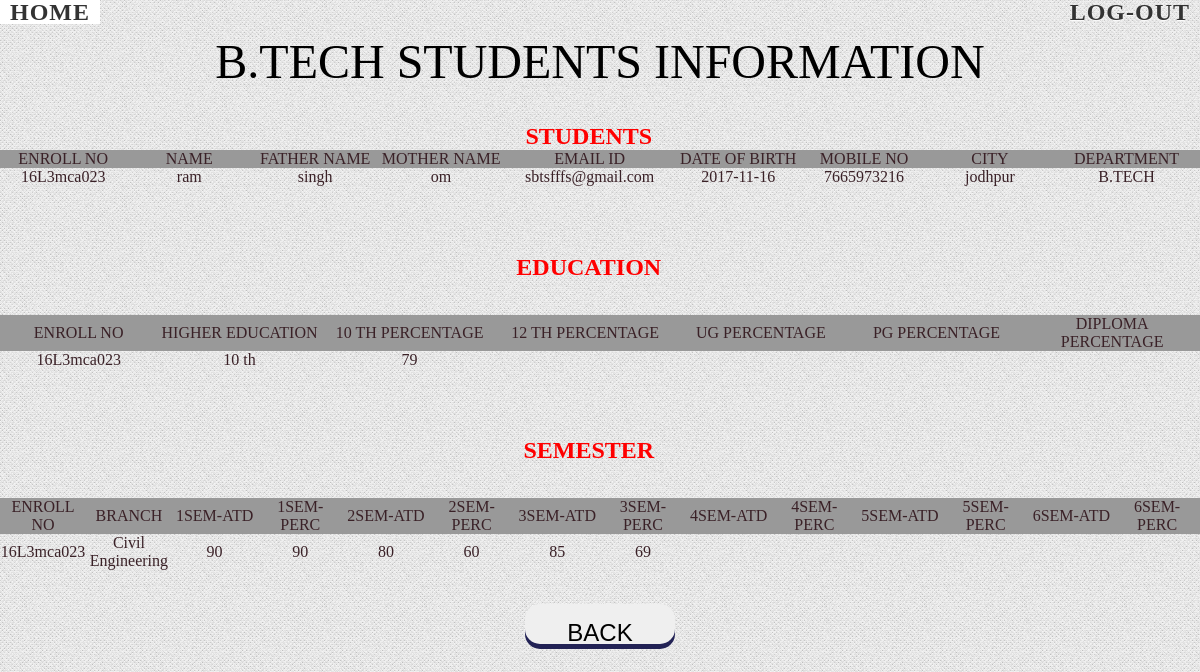
The app's page /btech1.php (signed in) with its own data.
### tables this page shows
CREATE TABLE `student` (
  `name` varchar(20) NOT NULL,
  `fname` varchar(20) NOT NULL,
  `mname` varchar(20) NOT NULL,
  `email` varchar(20) NOT NULL,
  `enrollno` varchar(20) NOT NULL,
  `date` varchar(20) NOT NULL,
  `gender` varchar(20) NOT NULL,
  `mobile` varchar(13) NOT NULL,
  `address` varchar(120) NOT NULL,
  `addre` varchar(120) NOT NULL,
  `city` varchar(20) NOT NULL,
  `pincode` int(10) NOT NULL,
  `state` varchar(20) NOT NULL,
  `country` varchar(20) NOT NULL,
  `department` varchar(20) NOT NULL
);

CREATE TABLE `edu` (
  `enroll` varchar(20) NOT NULL,
  `department` varchar(50) NOT NULL,
  `depart` varchar(20) NOT NULL,
  `tenth` varchar(20) DEFAULT NULL,
  `bord` varchar(40) DEFAULT NULL,
  `rollno` varchar(20) DEFAULT NULL,
  `passyear` varchar(20) DEFAULT NULL,
  `maxmark` varchar(10) DEFAULT NULL,
  `obtmark` varchar(10) DEFAULT NULL,
  `perc` varchar(10) DEFAULT NULL,
  `twelth` varchar(10) DEFAULT NULL,
  `bord12` varchar(40) DEFAULT NULL,
  `rollno12` varchar(20) DEFAULT NULL,
  `passyear12` varchar(10) DEFAULT NULL,
  `maxmark12` varchar(10) DEFAULT NULL,
  `obtmark12` varchar(10) DEFAULT NULL,
  `perc12` varchar(10) DEFAULT NULL,
  `gradution` varchar(20) DEFAULT NULL,
  `univ` varchar(40) DEFAULT NULL,
  `rollno13` varchar(20) DEFAULT NULL,
  `passyear13` varchar(10) DEFAULT NULL,
  `maxmark13` varchar(10) DEFAULT NULL,
  `obtmark13` varchar(10) DEFAULT NULL,
  `perc13` varchar(10) DEFAULT NULL,
  `pg` varchar(20) DEFAULT NULL,
  `univpg` varchar(40) DEFAULT NULL,
  `rollnopg` varchar(20) DEFAULT NULL,
  `passyearpg` varchar(10) DEFAULT NULL,
  `maxmarkpg` varchar(10) DEFAULT NULL,
  `obtmarkpg` varchar(10) DEFAULT NULL,
  `percpg` varchar(10) DEFAULT NULL,
  `dp` varchar(30) DEFAULT NULL,
  `univdp` varchar(40) DEFAULT NULL,
  `rollnodp` varchar(20) DEFAULT NULL,
  `passyeardp` varchar(10) DEFAULT NULL,
  `maxmarkdp` varchar(10) DEFAULT NULL,
  `obtmarkdp` varchar(10) DEFAULT NULL,
  `percdp` varchar(10) DEFAULT NULL
);

CREATE TABLE `sem` (
  `enr` varchar(20) NOT NULL,
  `dep` varchar(30) NOT NULL,
  `branch` varchar(30) NOT NULL,
  `1st` varchar(10) NOT NULL,
  `atd1` varchar(10) NOT NULL,
  `result1` varchar(10) NOT NULL,
  `due1` varchar(100) DEFAULT NULL,
  `max1` varchar(10) NOT NULL,
  `obt1` varchar(10) NOT NULL,
  `perc1` varchar(10) NOT NULL,
  `2nd` varchar(10) NOT NULL,
  `atd2` varchar(10) NOT NULL,
  `result2` varchar(10) NOT NULL,
  `due2` varchar(100) DEFAULT NULL,
  `max2` varchar(10) NOT NULL,
  `obt2` varchar(10) NOT NULL,
  `perc2` varchar(10) NOT NULL,
  `3rd` varchar(10) NOT NULL,
  `atd3` varchar(10) NOT NULL,
  `result3` varchar(10) NOT NULL,
  `due3` varchar(100) DEFAULT NULL,
  `max3` varchar(10) NOT NULL,
  `obt3` varchar(10) NOT NULL,
  `perc3` varchar(10) NOT NULL,
  `4th` varchar(10) NOT NULL,
  `atd4` varchar(10) NOT NULL,
  `result4` varchar(10) NOT NULL,
  `due4` varchar(100) DEFAULT NULL,
  `max4` varchar(10) NOT NULL,
  `obt4` varchar(10) NOT NULL,
  `perc4` varchar(10) NOT NULL,
  `5th` varchar(10) NOT NULL,
  `atd5` varchar(10) NOT NULL,
  `result5` varchar(10) NOT NULL,
  `due5` varchar(100) DEFAULT NULL,
  `max5` varchar(10) NOT NULL,
  `obt5` varchar(10) NOT NULL,
  `perc5` varchar(10) NOT NULL,
  `6th` varchar(10) NOT NULL,
  `atd6` varchar(10) NOT NULL,
  `result6` varchar(10) NOT NULL,
  `due6` varchar(100) DEFAULT NULL,
  `max6` varchar(10) NOT NULL,
  `obt6` varchar(10) NOT NULL,
  `perc6` varchar(10) NOT NULL
);

### btech1.php (the view, shortened to what this page needs)
<?php
echo"	<html>
<head>
<title>BTECH</title>
    <link rel='stylesheet' type='text/css' href='style.css' media='all' />
    <link rel='stylesheet' type='text/css' href='demo.css' media='all' />
	<link rel='stylesheet' type='text/css' href='bun.css' media='all' />
</head>
<body>
<div class='container'>
            <div class='freshdesignweb-top'>
                <a href='faculty.php'><font size='+2' ><strong>Home</strong></font></a>
                <span class='right'>
                    <a href='logout.php'>
                        <font size='+2' ><strong>Log-Out</strong></font>
                    </a>
            </span>
            </div>
	<BR><BR><h1 class='h' align='CENTER'><font color='BLACK' ALIGN='CENTER' size='+4'>B.TECH STUDENTS INFORMATION</font> </h1><BR><BR>
			<form id='contactform' method='POST' >";
	$conn=mysqli_connect("localhost","root","")or die("not connect to mysql");
	mysqli_select_db($conn,"stu");
	$sel="select * from student WHERE department='B.TECH' ";
	$result = $conn->query($sel);
	echo"<center><label><font size='+2' color='red' ><strong>STUDENTS</strong></font></label> &nbsp;&nbsp;&nbsp;&nbsp;&nbsp;<br>";
	if ($result->num_rows > 0)
	{
		echo "<table border=1 width='100%' cellspacing='10'>
		<tr bgcolor='#999999'><th style='text-align:center;' width='7%'>ENROLL NO</th><th style='text-align:center;' width='7%' >NAME</th><th style='text-align:center;' width='7%'>FATHER NAME</th><th style='text-align:center;' width='7%'>MOTHER NAME</th><th style='text-align:center;'  width='7%'>EMAIL ID</th><th style='text-align:center;' width='7%'>DATE OF BIRTH</th><th style='text-align:center;' width='7%'>MOBILE NO</th><th style='text-align:center;' width='7%'>CITY</th><th style='text-align:center;' width='7%'>DEPARTMENT</th></tr>";
   		 while($row = $result->fetch_assoc())
		 	{
			$name = $row['name'];
			$fname = $row['fname'];
			$mname = $row['mname'];
			$email = $row['email'];
			$enrollno = $row['enrollno'];
			$date = $row['date'];
			$mobile = $row['mobile'];
			$city = $row['city'];
			$department = $row['department'];
echo"<tr><th style='text-align:center;'>".$enrollno."</th><th style='text-align:center;' >".$name."</th><th style='text-align:center;'>".$fname."</th><th style='text-align:center;'>".$mname."</th><th style='text-align:center;'>".$email."</th><th style='text-align:center;'>".$date."</th><th style='text-align:center;'>".$mobile."</th><th style='text-align:center;'>".$city."</th><th style='text-align:center;'>".$department."</th></tr>";
			}
			echo"</table>";
	}
	else
	{
      echo "0 results";
	}
	$sel="select * from edu  WHERE department='B.TECH'";
	$result = $conn->query($sel);
	echo"<br><br><br><br><center><label><font size='+2' color='red' ><strong>EDUCATION</strong></font></label> &nbsp;&nbsp;&nbsp;&nbsp;&nbsp;<br>";
	if ($result->num_rows > 0)
	{
		echo "<br><br><table border=1 width='100%' cellspacing='10'>
		<tr bgcolor='#999999'><th style='text-align:center;' width='7%' >ENROLL NO</th><th style='text-align:center;' width='7%'>HIGHER EDUCATION</th><th style='text-align:center;' width='7%'>10 TH PERCENTAGE</th><th style='text-align:center;'  width='7%'>12 TH PERCENTAGE</th><th style='text-align:center;' width='7%'>UG PERCENTAGE</th><th style='text-align:center;' width='7%'>PG PERCENTAGE</th><th style='text-align:center;' width='7%'>DIPLOMA PERCENTAGE</th></tr>";
   		 while($row = $result->fetch_assoc())
		 	{
		$enroll = $row['enroll'];
		$depart = $row['depart'];
		$perc = $row['perc'];
		$perc12 = $row['perc12'];
		$perc13 = $row['perc13'];
		$percpg = $row['percpg'];
		$percdp = $row['percdp'];
	echo"<tr><th style='text-align:center;' >".$enroll."</th><th style='text-align:center;'>".$depart."</th><th style='text-align:center;'>".$perc."</th><th style='text-align:center;'>".$perc12."</th><th style='text-align:center;'>".$perc13."</th><th style='text-align:center;'>".$percpg."</th><th style='text-align:center;'>".$percdp."</th></tr>";
		}
			echo"</table>";
	}
	else
	{
      echo "0 results";
	}
	$sel="select * from sem  WHERE dep='B.TECH'";
	$result = $conn->query($sel);
	echo"<br><br><br><br><center><label><font size='+2' color='red' ><strong>SEMESTER</strong></font></label> &nbsp;&nbsp;&nbsp;&nbsp;&nbsp;<br>";
	if ($result->num_rows > 0)
	{
		echo "<br><br><table border=1 width='100%' cellspacing='10'>
		<tr bgcolor='#999999'><th style='text-align:center;' width='7%' >ENROLL NO</th><th style='text-align:center;' width='7%'>BRANCH</th><th style='text-align:center;' width='7%'>1SEM-ATD</th><th style='text-align:center;'  width='7%'>1SEM-PERC</th><th style='text-align:center;' width='7%'>2SEM-ATD</th><th style='text-align:center;' width='7%'>2SEM-PERC</th><th style='text-align:center;' width='7%'>3SEM-ATD</th><th style='text-align:center;' width='7%'>3SEM-PERC</th><th style='text-align:center;' width='7%'>4SEM-ATD</th><th style='text-align:center;' width='7%'>4SEM-PERC</th><th style='text-align:center;' width='7%'>5SEM-ATD</th><th style='text-align:center;' width='7%'>5SEM-PERC</th><th style='text-align:center;' width='7%'>6SEM-ATD</th><th style='text-align:center;' width='7%'>6SEM-PERC</th></tr>";
   		 while($row = $result->fetch_assoc())
		 	{
		$enr = $row['enr'];
		$branch = $row['branch'];
		$atd1 = $row['atd1'];
		$perc1 = $row['perc1'];
		$atd2 = $row['atd2'];
		$perc2 = $row['perc2'];
		$atd3 = $row['atd3'];
		$perc3 = $row['perc3'];
		$atd4 = $row['atd4'];
		$perc4 = $row['perc4'];
		$atd5 = $row['atd5'];
		$perc5 = $row['perc5'];
		$atd6 = $row['atd6'];
		$perc6 = $row['perc6'];
	echo"<tr><th style='text-align:center;' >".$enr."</th><th style='text-align:center;'>".$branch."</th><th style='text-align:center;'>".$atd1."</th><th style='text-align:center;'>".$perc1."</th><th style='text-align:center;'>".$atd2."</th><th style='text-align:center;'>".$perc2."</th><th style='text-align:center;'>".$atd3."</th><th style='text-align:center;'>".$perc3."</th><th style='text-align:center;'>".$atd4."</th><th style='text-align:center;'>".$perc4."</th><th style='text-align:center;'>".$atd5."</th><th style='text-align:center;'>".$perc5."</th><th style='text-align:center;'>".$atd6."</th><th style='text-align:center;'>".$perc6."</th></tr>";
		}
			echo"</table>";
	}
	else
	{
      echo "0 results";
	}
echo"<center><br><br><input type='submit' formaction='faculty.php' value='BACK' style='width:150px; height:40px; text-align:top'; class='button2'></center></form></body></html>";
?>

### demo.css (style rules this page uses)
body,div,dl,dt,dd,ul,ol,li,h1,h2,h3,h4,h5,h6,pre,form,fieldset,input,textarea,p,blockquote,th,td { margin:0; padding:0; }
html,body { margin:0; padding:0; height: 100%; }
table { border-collapse:collapse; border-spacing:0; }
address,caption,cite,code,dfn,th,var { font-style:normal; font-weight:normal; }
caption,th { text-align:left; }
h1,h2,h3,h4,h5,h6 { font-size:100%; font-weight:normal; }
body { font-family: Cambria, Palatino, "Palatino Linotype", "Palatino LT STD", Georgia, serif; background:url(images/bgnoise_lg.png); font-weight: 400; font-size: 15px; color: #3a2127; overflow-y: scroll; }
a { color: #333; text-decoration: none; }
.container { width: 100%; height: 100%; position: relative; }
.freshdesignweb-top { line-height: 24px; font-size: 11px; background: rgba(0, 0, 0, 0.05); text-transform: uppercase; z-index: 9999; position: relative; box-shadow: 1px 0px 2px rgba(0,0,0,0.2); }
.freshdesignweb-top a { padding: 0px 10px; letter-spacing: 1px; color: #333; text-shadow: 0px 1px 1px #fff; display: block; float: left; }
.freshdesignweb-top span.right { float: right; }
.freshdesignweb-top span.right a { float: left; display: block; }

### bun.css (style rules this page uses)
table, th, td { border: 0px solid black; }
.button2 { padding: 15px 25px; font-size: 24px;text-align: center; border: none; border-radius: 15px;box-shadow: 0 5px #225; }

### records on screen
student: enrollno "16L3mca023", name "ram", fname "singh", mname "om", email "sbtsfffs@gmail.com", date "2017-11-16", mobile "7665973216", city "jodhpur", department "B.TECH"
edu: enroll "16L3mca023", depart "10 th", perc "79"
sem: enr "16L3mca023", branch "Civil Engineering", atd1 "90", perc1 "90", atd2 "80", perc2 "60", atd3 "85", perc3 "69"
